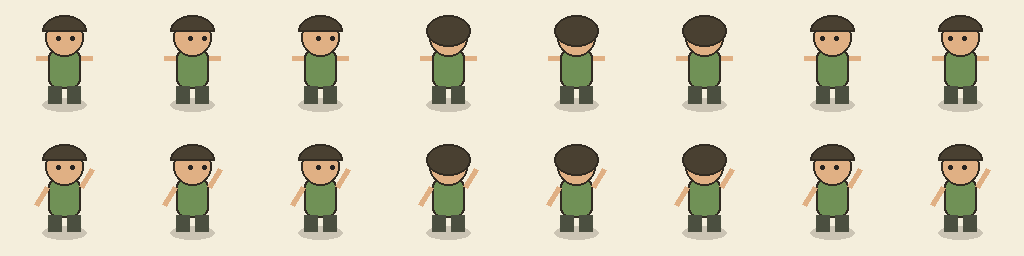
#> input picture production/assets/base_asset_pack/v001/01_mother_images/characters/npc_hana_8dir_motion_mother.png, 1024 x 256 px
$ python -i process_greenfield_p0_scene_mother_layers.py   (imports and definitions only)
#> lines starting #> are read from the running program, lines starting #| are printed output that depends on the picture
from __future__ import annotations

import argparse
import hashlib
import json
import shutil
from dataclasses import dataclass
from pathlib import Path
from typing import Iterable

import numpy as np
from PIL import Image, ImageChops, ImageDraw, ImageFilter, ImageStat


ROOT = Path(__file__).resolve().parents[1]
DEFAULT_SOURCE = (
    ROOT
    / "production"
    / "assets"
    / "external_gpt_handoff"
    / "greenfield_p0_v001_qualified_scenes_partial"
)
DEFAULT_INCOMING = (
    ROOT
    / "production"
    / "assets"
    / "external_gpt_handoff"
    / "greenfield_p0"
    / "v001"
    / "incoming"
)


@dataclass(frozen=True)
class Shape:
    kind: str
    category: str
    points: tuple[tuple[float, float], ...] = ()
    box: tuple[float, float, float, float] | None = None
    width: float = 0.0


MASKS: dict[str, tuple[Shape, ...]] = {
    "back_farm": (
        Shape("polygon", "house_front_eave", ((0.42, 0.165), (0.57, 0.19), (0.56, 0.245), (0.405, 0.225))),
        Shape("polygon", "tree_canopy_front_edge", ((0.03, 0.16), (0.22, 0.13), (0.27, 0.25), (0.15, 0.32), (0.02, 0.29))),
        Shape("polygon", "tree_canopy_front_edge", ((0.80, 0.06), (0.97, 0.11), (0.95, 0.25), (0.79, 0.24))),
        Shape("line", "fence_front_rail", ((0.55, 0.47), (0.78, 0.44), (0.91, 0.51)), width=0.018),
        Shape("line", "fence_front_rail", ((0.19, 0.71), (0.44, 0.72), (0.56, 0.79)), width=0.018),
        Shape("line", "crop_bed_front_edge", ((0.17, 0.55), (0.39, 0.57)), width=0.016),
        Shape("line", "crop_bed_front_edge", ((0.47, 0.55), (0.70, 0.56)), width=0.016),
        Shape("ellipse", "well_front_rim", box=(0.66, 0.58, 0.73, 0.66)),
        Shape("line", "bridge_front_rail", ((0.88, 0.54), (0.97, 0.47)), width=0.018),
        Shape("polygon", "shrub_front_edge", ((0.00, 0.83), (0.22, 0.80), (0.30, 0.96), (0.04, 0.98))),
    ),
    "cliff_view": (
        Shape("line", "cliff_front_edge", ((0.00, 0.58), (0.25, 0.55), (0.46, 0.54), (0.70, 0.56), (1.00, 0.59)), width=0.035),
        Shape("polygon", "wood_platform_front_edge", ((0.64, 0.53), (0.83, 0.54), (0.84, 0.64), (0.64, 0.63))),
        Shape("line", "fence_front_rail", ((0.02, 0.51), (0.22, 0.49), (0.46, 0.50), (0.65, 0.52)), width=0.015),
        Shape("polygon", "tree_canopy_front_edge", ((0.00, 0.06), (0.19, 0.04), (0.22, 0.20), (0.02, 0.24))),
        Shape("polygon", "tree_canopy_front_edge", ((0.79, 0.07), (1.00, 0.07), (1.00, 0.25), (0.80, 0.24))),
        Shape("polygon", "tall_grass_front_edge", ((0.70, 0.45), (0.86, 0.44), (0.91, 0.52), (0.75, 0.53))),
        Shape("line", "bench_or_prop_front_edge", ((0.53, 0.53), (0.61, 0.53)), width=0.014),
    ),
    "forest_edge": (
        Shape("polygon", "tree_canopy_front_edge", ((0.00, 0.07), (0.23, 0.05), (0.27, 0.22), (0.07, 0.28), (0.00, 0.22))),
        Shape("polygon", "tree_canopy_front_edge", ((0.68, 0.05), (1.00, 0.05), (0.99, 0.26), (0.73, 0.28))),
        Shape("polygon", "tree_canopy_front_edge", ((0.61, 0.75), (0.93, 0.73), (1.00, 0.93), (0.71, 0.98))),
        Shape("polygon", "shrub_front_edge", ((0.37, 0.15), (0.57, 0.14), (0.60, 0.25), (0.39, 0.27))),
        Shape("polygon", "shrub_front_edge", ((0.29, 0.59), (0.48, 0.60), (0.53, 0.72), (0.33, 0.74))),
        Shape("line", "fence_front_rail", ((0.00, 0.69), (0.16, 0.62), (0.29, 0.60)), width=0.016),
        Shape("line", "log_front_edge", ((0.60, 0.73), (0.78, 0.76)), width=0.025),
        Shape("ellipse", "rock_front_edge", box=(0.72, 0.52, 0.80, 0.60)),
        Shape("line", "sign_front_edge", ((0.17, 0.49), (0.23, 0.50)), width=0.018),
    ),
    "home_area": (
        Shape("polygon", "house_front_eave", ((0.42, 0.17), (0.58, 0.20), (0.565, 0.255), (0.405, 0.23))),
        Shape("polygon", "tree_canopy_front_edge", ((0.04, 0.13), (0.24, 0.08), (0.28, 0.24), (0.09, 0.31), (0.00, 0.25))),
        Shape("polygon", "tree_canopy_front_edge", ((0.82, 0.05), (1.00, 0.10), (0.98, 0.31), (0.82, 0.27))),
        Shape("line", "fence_front_rail", ((0.56, 0.49), (0.75, 0.47), (0.88, 0.55)), width=0.018),
        Shape("line", "fence_front_rail", ((0.19, 0.71), (0.41, 0.72), (0.53, 0.78)), width=0.018),
        Shape("line", "crop_bed_front_edge", ((0.43, 0.58), (0.65, 0.59)), width=0.016),
        Shape("ellipse", "well_front_rim", box=(0.65, 0.56, 0.73, 0.65)),
        Shape("line", "bridge_front_rail", ((0.88, 0.53), (0.97, 0.46)), width=0.018),
        Shape("line", "bench_or_prop_front_edge", ((0.11, 0.63), (0.24, 0.62)), width=0.018),
        Shape("polygon", "shrub_front_edge", ((0.00, 0.82), (0.20, 0.78), (0.28, 0.94), (0.04, 0.98))),
    ),
    "mountain": (
        Shape("polygon", "tree_canopy_front_edge", ((0.00, 0.08), (0.24, 0.06), (0.28, 0.24), (0.07, 0.30), (0.00, 0.24))),
        Shape("polygon", "tree_canopy_front_edge", ((0.67, 0.06), (1.00, 0.04), (1.00, 0.24), (0.73, 0.27))),
        Shape("polygon", "tree_canopy_front_edge", ((0.00, 0.76), (0.23, 0.71), (0.29, 0.92), (0.03, 0.99))),
        Shape("line", "bridge_front_rail", ((0.82, 0.56), (0.94, 0.48)), width=0.019),
        Shape("line", "rock_front_edge", ((0.62, 0.65), (0.75, 0.62), (0.86, 0.67)), width=0.025),
        Shape("polygon", "shrub_front_edge", ((0.34, 0.58), (0.50, 0.58), (0.55, 0.70), (0.38, 0.72))),
        Shape("line", "stream_bank_front_edge", ((0.76, 0.51), (0.86, 0.48), (0.94, 0.43)), width=0.018),
        Shape("line", "sign_front_edge", ((0.35, 0.47), (0.42, 0.48)), width=0.016),
    ),
    "mountain_hut": (
        Shape("polygon", "house_front_eave", ((0.43, 0.17), (0.59, 0.20), (0.58, 0.27), (0.42, 0.25))),
        Shape("polygon", "tree_canopy_front_edge", ((0.00, 0.08), (0.22, 0.05), (0.27, 0.24), (0.07, 0.30), (0.00, 0.23))),
        Shape("polygon", "tree_canopy_front_edge", ((0.70, 0.06), (1.00, 0.05), (1.00, 0.27), (0.73, 0.29))),
        Shape("polygon", "shrub_front_edge", ((0.18, 0.62), (0.38, 0.62), (0.43, 0.75), (0.22, 0.77))),
        Shape("line", "woodpile_front_edge", ((0.61, 0.68), (0.78, 0.70)), width=0.026),
        Shape("line", "fence_front_rail", ((0.03, 0.66), (0.20, 0.61), (0.35, 0.61)), width=0.017),
        Shape("line", "rock_front_edge", ((0.73, 0.55), (0.88, 0.58)), width=0.024),
    ),
    "mountain_path": (
        Shape("polygon", "tree_canopy_front_edge", ((0.00, 0.08), (0.22, 0.05), (0.27, 0.24), (0.07, 0.31), (0.00, 0.23))),
        Shape("polygon", "tree_canopy_front_edge", ((0.68, 0.06), (1.00, 0.05), (1.00, 0.26), (0.72, 0.29))),
        Shape("polygon", "tree_canopy_front_edge", ((0.00, 0.76), (0.24, 0.70), (0.29, 0.91), (0.03, 0.99))),
        Shape("line", "cliff_front_edge", ((0.58, 0.53), (0.70, 0.50), (0.84, 0.56), (0.96, 0.66)), width=0.03),
        Shape("line", "rock_front_edge", ((0.56, 0.76), (0.75, 0.78), (0.90, 0.83)), width=0.026),
        Shape("polygon", "shrub_front_edge", ((0.35, 0.57), (0.50, 0.57), (0.55, 0.70), (0.38, 0.72))),
        Shape("line", "sign_front_edge", ((0.36, 0.47), (0.43, 0.48)), width=0.016),
    ),
    "orchard": (
        Shape("polygon", "tree_canopy_front_edge", ((0.10, 0.08), (0.34, 0.06), (0.38, 0.28), (0.17, 0.31))),
        Shape("polygon", "tree_canopy_front_edge", ((0.55, 0.06), (0.82, 0.08), (0.84, 0.31), (0.58, 0.30))),
        Shape("polygon", "tree_canopy_front_edge", ((0.12, 0.40), (0.38, 0.39), (0.40, 0.64), (0.15, 0.66))),
        Shape("polygon", "tree_canopy_front_edge", ((0.54, 0.39), (0.82, 0.39), (0.84, 0.66), (0.56, 0.65))),
        Shape("polygon", "tree_canopy_front_edge", ((0.25, 0.70), (0.50, 0.68), (0.53, 0.92), (0.28, 0.95))),
        Shape("polygon", "tree_canopy_front_edge", ((0.70, 0.72), (0.98, 0.70), (1.00, 0.95), (0.75, 0.98))),
        Shape("line", "fence_front_rail", ((0.00, 0.71), (0.23, 0.68), (0.40, 0.72)), width=0.015),
        Shape("line", "crate_or_basket_front_edge", ((0.44, 0.46), (0.50, 0.47)), width=0.018),
        Shape("ellipse", "well_front_rim", box=(0.07, 0.72, 0.15, 0.80)),
    ),
    "pond": (
        Shape("line", "dock_front_edge", ((0.58, 0.25), (0.72, 0.18)), width=0.025),
        Shape("polygon", "tall_grass_front_edge", ((0.00, 0.78), (0.25, 0.75), (0.31, 0.95), (0.02, 0.99))),
        Shape("polygon", "tall_grass_front_edge", ((0.71, 0.73), (1.00, 0.72), (1.00, 0.96), (0.76, 0.98))),
        Shape("line", "rock_front_edge", ((0.06, 0.54), (0.18, 0.59), (0.28, 0.62)), width=0.022),
        Shape("line", "rock_front_edge", ((0.61, 0.66), (0.78, 0.64), (0.93, 0.68)), width=0.022),
        Shape("line", "reed_front_edge", ((0.13, 0.39), (0.22, 0.41)), width=0.02),
        Shape("line", "reed_front_edge", ((0.77, 0.44), (0.89, 0.45)), width=0.02),
        Shape("polygon", "shrub_front_edge", ((0.00, 0.06), (0.16, 0.04), (0.22, 0.18), (0.02, 0.23))),
    ),
    "village": (
        Shape("polygon", "house_front_eave", ((0.13, 0.19), (0.26, 0.22), (0.25, 0.30), (0.12, 0.28))),
        Shape("polygon", "house_front_eave", ((0.49, 0.16), (0.62, 0.19), (0.61, 0.27), (0.48, 0.25))),
        Shape("polygon", "house_front_eave", ((0.80, 0.30), (0.94, 0.33), (0.93, 0.43), (0.79, 0.41))),
        Shape("polygon", "house_front_eave", ((0.19, 0.71), (0.34, 0.73), (0.33, 0.84), (0.18, 0.82))),
        Shape("line", "fence_front_rail", ((0.13, 0.43), (0.31, 0.43), (0.43, 0.50)), width=0.017),
        Shape("line", "fence_front_rail", ((0.43, 0.76), (0.61, 0.78), (0.72, 0.86)), width=0.017),
        Shape("line", "bridge_front_rail", ((0.00, 0.79), (0.12, 0.71)), width=0.02),
        Shape("ellipse", "well_front_rim", box=(0.49, 0.50, 0.58, 0.60)),
        Shape("line", "crop_bed_front_edge", ((0.46, 0.79), (0.65, 0.81)), width=0.016),
        Shape("polygon", "tree_canopy_front_edge", ((0.30, 0.00), (0.48, 0.04), (0.47, 0.20), (0.31, 0.20))),
        Shape("polygon", "tree_canopy_front_edge", ((0.00, 0.59), (0.15, 0.54), (0.22, 0.71), (0.04, 0.78))),
    ),
}


def fail(message: str) -> None:
    raise SystemExit(f"FAIL: {message}")


def sha16(path: Path) -> str:
    return hashlib.sha256(path.read_bytes()).hexdigest()[:16]


# [8 lines left out: function opaque_rgba, not called in this run]


def scaled_points(points: Iterable[tuple[float, float]], size: tuple[int, int], scale: int) -> list[tuple[int, int]]:
    width, height = size
    return [(round(x * width * scale), round(y * height * scale)) for x, y in points]


# [162 lines left out: functions scaled_box, draw_mask, inpaint_base, composite_mean_diff, save_checker_preview, not called in this run]


def process(source: Path) -> dict:
    mothers = sorted((source / "01_scene_mothers" / "regions").glob("*/*_scene_mother.png"))
    if len(mothers) != 10:
        fail(f"expected 10 scene mothers, found {len(mothers)}")

    base_root = source / "02_scene_base" / "regions"
    foreground_root = source / "03_foreground_occlusion" / "regions"
    audit_root = source / "04_audit"
    preview_root = audit_root / "previews"
    base_root.mkdir(parents=True, exist_ok=True)
    foreground_root.mkdir(parents=True, exist_ok=True)
    audit_root.mkdir(parents=True, exist_ok=True)
    preview_root.mkdir(parents=True, exist_ok=True)

    regions = {}
    for mother_path in mothers:
        region = mother_path.parent.name
        mother = opaque_rgba(Image.open(mother_path))
        mask, category_count, pixel_regions = draw_mask(region, mother.size)

        foreground = mother.copy()
        foreground.putalpha(mask)
        base = inpaint_base(mother, mask)

        base_path = base_root / region / f"{region}_base.png"
        foreground_path = foreground_root / region / f"{region}_foreground_occlusion.png"
        base_path.parent.mkdir(parents=True, exist_ok=True)
        foreground_path.parent.mkdir(parents=True, exist_ok=True)
        base.save(base_path)
        foreground.save(foreground_path)

        alpha = foreground.getchannel("A")
        alpha_extrema = alpha.getextrema()
        foreground_pixels = int(np.count_nonzero(np.array(alpha)))
        mean_diff = composite_mean_diff(mother, base, foreground)

        checks = {
            "same_size": mother.size == base.size == foreground.size,
            "mother_opaque": mother.getchannel("A").getextrema() == (255, 255),
            "base_opaque": base.getchannel("A").getextrema() == (255, 255),
            "foreground_rgba": foreground.mode == "RGBA",
            "foreground_alpha_effective": alpha_extrema[0] == 0 and alpha_extrema[1] == 255 and foreground_pixels > 0,
            "foreground_full_canvas": foreground.size == mother.size,
            "composite_mean_diff_under_2": mean_diff < 2.0,
        }

        preview_path = preview_root / f"{region}_scene_layer_preview.png"
        save_checker_preview(region, mother, base, foreground, preview_path)

        regions[region] = {
            "region": region,
            "image_size": list(mother.size),
            "files": {
                "scene_mother": str(mother_path.relative_to(source)).replace("\\", "/"),
                "base": str(base_path.relative_to(source)).replace("\\", "/"),
                "foreground_occlusion": str(foreground_path.relative_to(source)).replace("\\", "/"),
                "preview": str(preview_path.relative_to(source)).replace("\\", "/"),
            },
            "sha16": {
                "scene_mother": sha16(mother_path),
                "base": sha16(base_path),
                "foreground_occlusion": sha16(foreground_path),
            },
            "foreground_pixel_categories": sorted(category_count),
            "foreground_pixel_regions": pixel_regions,
            "foreground_shape_counts": category_count,
            "foreground_nontransparent_pixels": foreground_pixels,
            "foreground_alpha_range": list(alpha_extrema),
            "composite_mean_rgb_diff": round(mean_diff, 4),
            "checks": checks,
            "known_issues": [
                "Foreground/base are deterministic technical masks from the supplied scene mother, not a hand-painted semantic split; human art review is still required.",
                "Base inpaint only covers the removed occlusion pixels and is optimized for runtime recomposition with foreground enabled.",
            ],
        }

    audit = {
        "package": "greenfield_p0_v001_scene_mother_layers",
        "source_dir": source.relative_to(ROOT).as_posix() if source.is_relative_to(ROOT) else source.name,
        "region_count": len(regions),
        "checks_summary": {
            "all_same_size_per_region": all(item["checks"]["same_size"] for item in regions.values()),
            "all_mothers_opaque": all(item["checks"]["mother_opaque"] for item in regions.values()),
            "all_bases_opaque": all(item["checks"]["base_opaque"] for item in regions.values()),
            "all_foregrounds_rgba_effective": all(
                item["checks"]["foreground_rgba"] and item["checks"]["foreground_alpha_effective"]
                for item in regions.values()
            ),
            "all_composites_close": all(item["checks"]["composite_mean_diff_under_2"] for item in regions.values()),
        },
        "regions": regions,
    }
    audit_path = audit_root / "scene_mother_layers.json"
    audit_path.write_text(json.dumps(audit, ensure_ascii=False, indent=2), encoding="utf-8")
    return audit


# [40 lines left out: functions move_to_incoming, main, not called in this run]


# [2 lines not run here, left out]

>>> import cv2
>>> picture = cv2.imread('../production/assets/base_asset_pack/v001/01_mother_images/characters/npc_hana_8dir_motion_mother.png', cv2.IMREAD_GRAYSCALE)
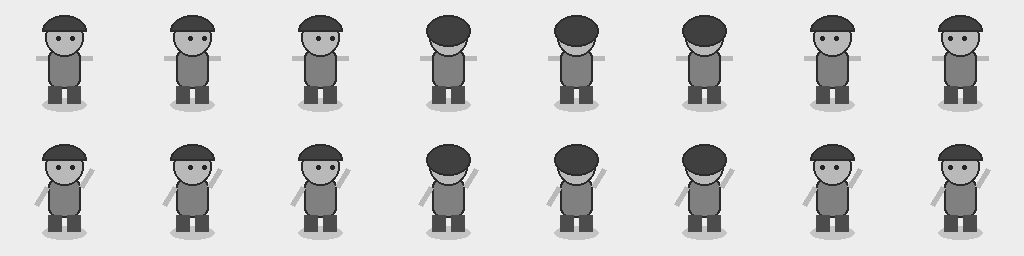
#> picture: shape (256, 1024); min 36, max 237, mean 211.2
#> (the run stopped early here; a loop or call above may not have finished)

$ run again, on production/assets/base_asset_pack/v001/02_runtime_exports/portraits/npc_aoi_portrait_neutral_512.png
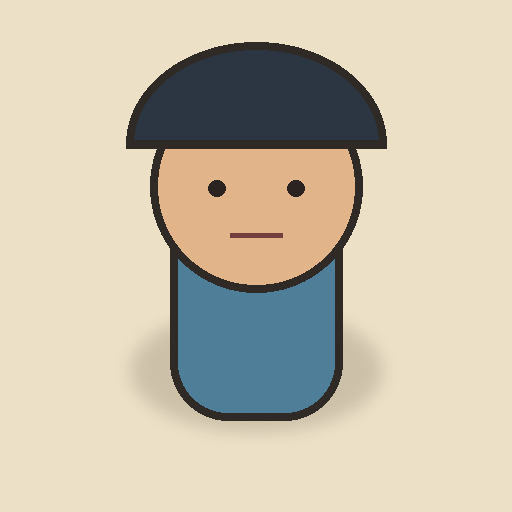
#> input picture production/assets/base_asset_pack/v001/02_runtime_exports/portraits/npc_aoi_portrait_neutral_512.png, 512 x 512 px
#> `picture = cv2.imread('../production/assets/base_asset_pack/v001/01_mot..`:
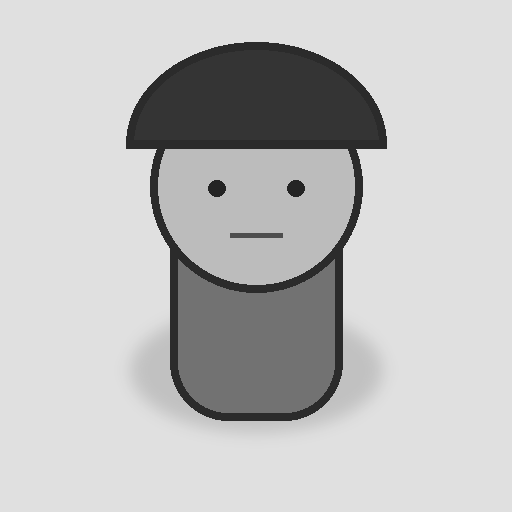
#> picture: shape (512, 512); min 36, max 224, mean 192.1
